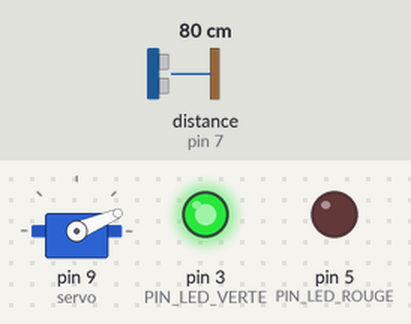
Recording of a sketch running on a simulated Arduino Uno, built with avr-gcc and run on an emulated ATmega328P. Parts: servo, output pins drawn as LEDs (lit = HIGH). Wiring (inferred from the names in the program): ultrasonic range finder: trigger pin 6; echo pin 7. The inputs (shaded band) are chosen by the test bench; at power-on: distance to the obstacle (sensor on pin 7) 80 cm. The echo pulse lasts 58.3 µs per cm; pins used as bus, display or sensor lines are not drawn.

Above: at 1.26 s.
1.3 s: distance to the obstacle (sensor on pin 7) set to 17 cm
4.3 s: distance to the obstacle (sensor on pin 7) set to 14 cm
At 4.48 s:
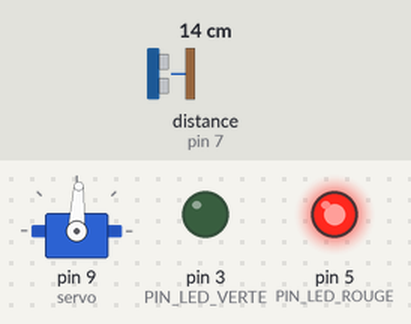
7.3 s: distance to the obstacle (sensor on pin 7) set to 18 cm
At 8.6 s:
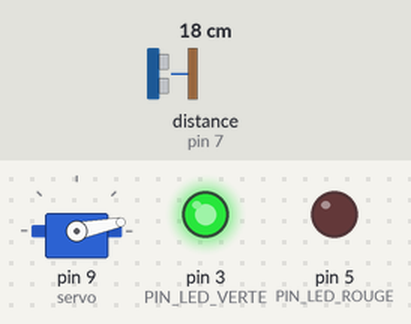
10.3 s: distance to the obstacle (sensor on pin 7) set to 120 cm
13.3 s: distance to the obstacle (sensor on pin 7) set to 2 cm
At 14.57 s:
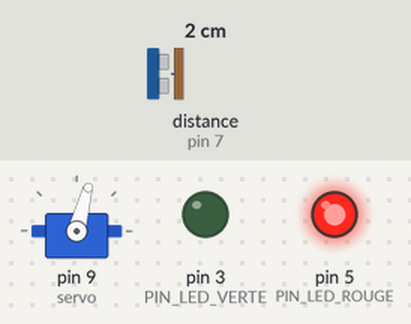
Timing chart, 0 to 20.3 s (numbered marks = the images above; inputs shaded):
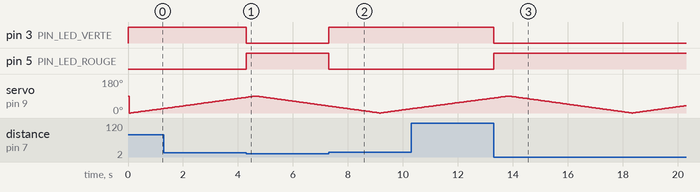

The sketch:

sonar.ino
```cpp
#include <Servo.h>

#define PIN_LED_ROUGE 5
#define PIN_LED_VERTE 3

//Ultrasonic sensor
#define PIN_TRIG 6
#define PIN_ECHO 7
#define LIMITE_DETECTION 15

Servo servo;

//definition globale
int angle = 0;
int direction = 1;
long distance;
unsigned long previousMillis = 0;
const int interval = 50;

void setup() {
  // put your setup code here, to run once:
  servo.attach(9); // on définit le Pin utilisé par le servomoteur
  pinMode(PIN_LED_ROUGE, OUTPUT);
  pinMode(PIN_LED_VERTE, OUTPUT);
  Serial.begin(115200);
  pinMode(PIN_TRIG, OUTPUT);
  pinMode(PIN_ECHO, INPUT);
}

void loop() {
  // put your main code here, to run repeatedly:
  unsigned long currentMillis = millis();

  // Mouvement du servo
  if (currentMillis - previousMillis >= interval) {
    previousMillis = currentMillis;

    servo.write(angle);
    angle += direction;

    // changement de sens
    if (angle >= 90 || angle <= 0) {
      direction *= -1;
    }
  }

  //mesure et gestion des led
  long distance = mesurerDistance();
  actionDistance(distance);
}

long mesurerDistance() {
  digitalWrite(PIN_TRIG, LOW);
  delayMicroseconds(2);
  digitalWrite(PIN_TRIG, HIGH);
  delayMicroseconds(10);
  digitalWrite(PIN_TRIG, LOW);

  long duree = pulseIn(PIN_ECHO, HIGH);
  if (duree == 0) return -1;

  return duree / 58; //conversion en centimetre
}

void actionDistance(long distance) {
  //erreur si distance invalide
  if(distance == -1){
    Serial.println("Erreur mesure");
    return;
  }

  //gestion des led
  if(distance < LIMITE_DETECTION){
    digitalWrite(PIN_LED_VERTE, LOW);
    digitalWrite(PIN_LED_ROUGE, HIGH);
  }
  else{
    digitalWrite(PIN_LED_VERTE, HIGH);
    digitalWrite(PIN_LED_ROUGE, LOW);
  }

}
```

Measured:
- the behaviour switches between 16 and 15 cm on distance to the obstacle (sensor on pin 7) (found by bisection; images 0 and 1)
- after the input at 4.3 s, pin 3 (PIN_LED_VERTE): HIGH → LOW at once; pin 5 (PIN_LED_ROUGE): LOW → HIGH at once
- after the input at 7.3 s, pin 3 (PIN_LED_VERTE): LOW → HIGH at once; pin 5 (PIN_LED_ROUGE): HIGH → LOW at once
- after the input at 13.3 s, pin 3 (PIN_LED_VERTE): HIGH → LOW at once; pin 5 (PIN_LED_ROUGE): LOW → HIGH at once
